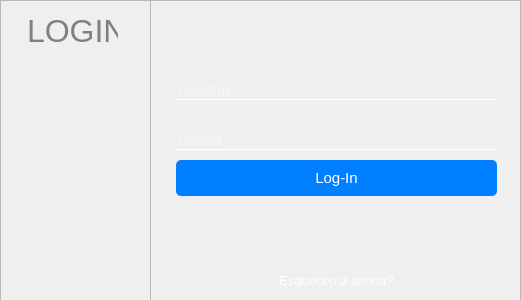
<?xml version="1.0" encoding="UTF-8"?>
<ui version="4.0">
 <class>frm_login</class>
 <widget class="QWidget" name="frm_login">
  <property name="geometry">
   <rect>
    <x>0</x>
    <y>0</y>
    <width>521</width>
    <height>300</height>
   </rect>
  </property>
  <property name="minimumSize">
   <size>
    <width>521</width>
    <height>300</height>
   </size>
  </property>
  <property name="maximumSize">
   <size>
    <width>521</width>
    <height>300</height>
   </size>
  </property>
  <property name="windowTitle">
   <string>Log-In</string>
  </property>
  <property name="styleSheet">
   <string notr="true"/>
  </property>
  <widget class="QFrame" name="fra_lateral">
   <property name="geometry">
    <rect>
     <x>0</x>
     <y>0</y>
     <width>151</width>
     <height>301</height>
    </rect>
   </property>
   <property name="styleSheet">
    <string notr="true">QFrame {
	background: rgb(255,255,255,.9)
}</string>
   </property>
   <property name="frameShape">
    <enum>QFrame::StyledPanel</enum>
   </property>
   <property name="frameShadow">
    <enum>QFrame::Raised</enum>
   </property>
   <widget class="QLabel" name="lbl_login">
    <property name="geometry">
     <rect>
      <x>27</x>
      <y>10</y>
      <width>91</width>
      <height>41</height>
     </rect>
    </property>
    <property name="styleSheet">
     <string notr="true">QLabel {
	color: gray;
	font-size:32px;
	background: transparent;
}</string>
    </property>
    <property name="text">
     <string>LOGIN</string>
    </property>
   </widget>
   <widget class="QLabel" name="lbl_logo">
    <property name="geometry">
     <rect>
      <x>20</x>
      <y>87</y>
      <width>111</width>
      <height>101</height>
     </rect>
    </property>
    <property name="styleSheet">
     <string notr="true">QLabel {
	background: transparent;
}</string>
    </property>
    <property name="text">
     <string/>
    </property>
    <property name="pixmap">
     <pixmap>../imagens/logo-bl-.png</pixmap>
    </property>
    <property name="scaledContents">
     <bool>true</bool>
    </property>
   </widget>
  </widget>
  <widget class="QFrame" name="fra_campos_login">
   <property name="geometry">
    <rect>
     <x>150</x>
     <y>0</y>
     <width>371</width>
     <height>301</height>
    </rect>
   </property>
   <property name="styleSheet">
    <string notr="true">QFrame {
    background: rgb(0,0,74,.9);
}</string>
   </property>
   <property name="frameShape">
    <enum>QFrame::StyledPanel</enum>
   </property>
   <property name="frameShadow">
    <enum>QFrame::Raised</enum>
   </property>
   <widget class="QLineEdit" name="txt_senha">
    <property name="geometry">
     <rect>
      <x>26</x>
      <y>130</y>
      <width>321</width>
      <height>20</height>
     </rect>
    </property>
    <property name="minimumSize">
     <size>
      <width>321</width>
      <height>20</height>
     </size>
    </property>
    <property name="font">
     <font>
      <pointsize>11</pointsize>
     </font>
    </property>
    <property name="whatsThis">
     <string>&lt;html&gt;&lt;head/&gt;&lt;body&gt;&lt;p&gt;Campo da senha do usuário&lt;/p&gt;&lt;/body&gt;&lt;/html&gt;</string>
    </property>
    <property name="styleSheet">
     <string notr="true">QLineEdit#txt_senha{
	background: transparent;
	border: none;
	border-bottom: 1px solid white;
	color: white;
}
QLineEdit#txt_senha:focus{
	border-bottom: 1px solid rgba(81, 203, 238, 1);
}
</string>
    </property>
    <property name="maxLength">
     <number>75</number>
    </property>
    <property name="placeholderText">
     <string>Senha</string>
    </property>
   </widget>
   <widget class="QLineEdit" name="txt_usuario">
    <property name="geometry">
     <rect>
      <x>26</x>
      <y>80</y>
      <width>321</width>
      <height>20</height>
     </rect>
    </property>
    <property name="minimumSize">
     <size>
      <width>321</width>
      <height>20</height>
     </size>
    </property>
    <property name="font">
     <font>
      <pointsize>11</pointsize>
     </font>
    </property>
    <property name="whatsThis">
     <string>&lt;html&gt;&lt;head/&gt;&lt;body&gt;&lt;p&gt;Campo do nome de usuário&lt;/p&gt;&lt;/body&gt;&lt;/html&gt;</string>
    </property>
    <property name="styleSheet">
     <string notr="true">QLineEdit#txt_usuario{
	background: transparent;
	border: none;
	border-bottom: 1px solid white;
	color: white;
}
QLineEdit#txt_usuario:focus{
	border-bottom: 1px solid rgba(81, 203, 238, 1);
}
</string>
    </property>
    <property name="maxLength">
     <number>75</number>
    </property>
    <property name="placeholderText">
     <string>Usuário</string>
    </property>
   </widget>
   <widget class="QPushButton" name="btn_minimizar">
    <property name="geometry">
     <rect>
      <x>316</x>
      <y>0</y>
      <width>28</width>
      <height>24</height>
     </rect>
    </property>
    <property name="minimumSize">
     <size>
      <width>28</width>
      <height>24</height>
     </size>
    </property>
    <property name="focusPolicy">
     <enum>Qt::NoFocus</enum>
    </property>
    <property name="styleSheet">
     <string notr="true">QPushButton#btn_minimizar{
	color: white;
	border:1px;
	background: transparent;
}
QPushButton#btn_minimizar:hover{
	background: rgba(255,255,255,.1);
}
QPushButton#btn_minimizar:pressed {
	background: rgba(255,255,255,.2);
}</string>
    </property>
    <property name="icon">
     <iconset>
      <normaloff>../imagens/minimizar-.png</normaloff>../imagens/minimizar-.png</iconset>
    </property>
    <property name="iconSize">
     <size>
      <width>16</width>
      <height>16</height>
     </size>
    </property>
    <property name="flat">
     <bool>true</bool>
    </property>
   </widget>
   <widget class="QPushButton" name="btn_close">
    <property name="geometry">
     <rect>
      <x>344</x>
      <y>0</y>
      <width>28</width>
      <height>24</height>
     </rect>
    </property>
    <property name="minimumSize">
     <size>
      <width>28</width>
      <height>24</height>
     </size>
    </property>
    <property name="focusPolicy">
     <enum>Qt::NoFocus</enum>
    </property>
    <property name="styleSheet">
     <string notr="true">QPushButton#btn_close{
	border: 0px;
	background: transparent;
}
QPushButton#btn_close:hover{
	border: 0px solid rgba(255,255,255,.1);
	background: rgba(255,255,255,.1);
}
QPushButton#btn_close:pressed {
	border: 0px solid rgba(255,255,255,.1);
	background: rgba(255,255,255,.2);
}</string>
    </property>
    <property name="icon">
     <iconset>
      <normaloff>../imagens/fechar.png</normaloff>../imagens/fechar.png</iconset>
    </property>
    <property name="iconSize">
     <size>
      <width>16</width>
      <height>16</height>
     </size>
    </property>
    <property name="flat">
     <bool>true</bool>
    </property>
   </widget>
   <widget class="QPushButton" name="btn_login">
    <property name="geometry">
     <rect>
      <x>26</x>
      <y>160</y>
      <width>321</width>
      <height>36</height>
     </rect>
    </property>
    <property name="font">
     <font>
      <pointsize>11</pointsize>
      <weight>50</weight>
      <bold>false</bold>
     </font>
    </property>
    <property name="focusPolicy">
     <enum>Qt::TabFocus</enum>
    </property>
    <property name="whatsThis">
     <string>&lt;html&gt;&lt;head/&gt;&lt;body&gt;&lt;p&gt;Botão para autenticar o usuário para acessar o sistema&lt;/p&gt;&lt;/body&gt;&lt;/html&gt;</string>
    </property>
    <property name="styleSheet">
     <string notr="true">QPushButton#btn_login{
	background-color: #0080ff ;
	color: #fff;
	border-radius: 5px;
}
QPushButton#btn_login:hover{
	background-color:  #0073e6;
}
QPushButton#btn_login:pressed {
	background-color: #0059b3;
}
QPushButton#btn_login:disabled {
	background-color:  #a6a6a6;
	color: #6a6767;
}</string>
    </property>
    <property name="text">
     <string>Log-In</string>
    </property>
    <property name="iconSize">
     <size>
      <width>36</width>
      <height>36</height>
     </size>
    </property>
   </widget>
   <widget class="QPushButton" name="btn_esqueci_senha">
    <property name="geometry">
     <rect>
      <x>130</x>
      <y>270</y>
      <width>113</width>
      <height>21</height>
     </rect>
    </property>
    <property name="font">
     <font>
      <pointsize>10</pointsize>
      <italic>true</italic>
     </font>
    </property>
    <property name="focusPolicy">
     <enum>Qt::TabFocus</enum>
    </property>
    <property name="whatsThis">
     <string>&lt;html&gt;&lt;head/&gt;&lt;body&gt;&lt;p&gt;Botão caso tenha esquecido a senha&lt;/p&gt;&lt;/body&gt;&lt;/html&gt;</string>
    </property>
    <property name="styleSheet">
     <string notr="true">QPushButton#btn_esqueci_senha{
	color: white;
	border: 1px;
	font-style:italic;
	background: transparent;
}
QPushButton#btn_esqueci_senha:hover{
	border-bottom: 1px solid white;
}
QPushButton#btn_esqueci_senha:pressed {
	border-bottom: 1px solid white;
}</string>
    </property>
    <property name="text">
     <string>Esqueceu a senha?</string>
    </property>
    <property name="iconSize">
     <size>
      <width>36</width>
      <height>36</height>
     </size>
    </property>
   </widget>
  </widget>
 </widget>
 <tabstops>
  <tabstop>txt_usuario</tabstop>
  <tabstop>txt_senha</tabstop>
  <tabstop>btn_esqueci_senha</tabstop>
  <tabstop>btn_minimizar</tabstop>
  <tabstop>btn_close</tabstop>
 </tabstops>
 <resources/>
 <connections/>
</ui>
